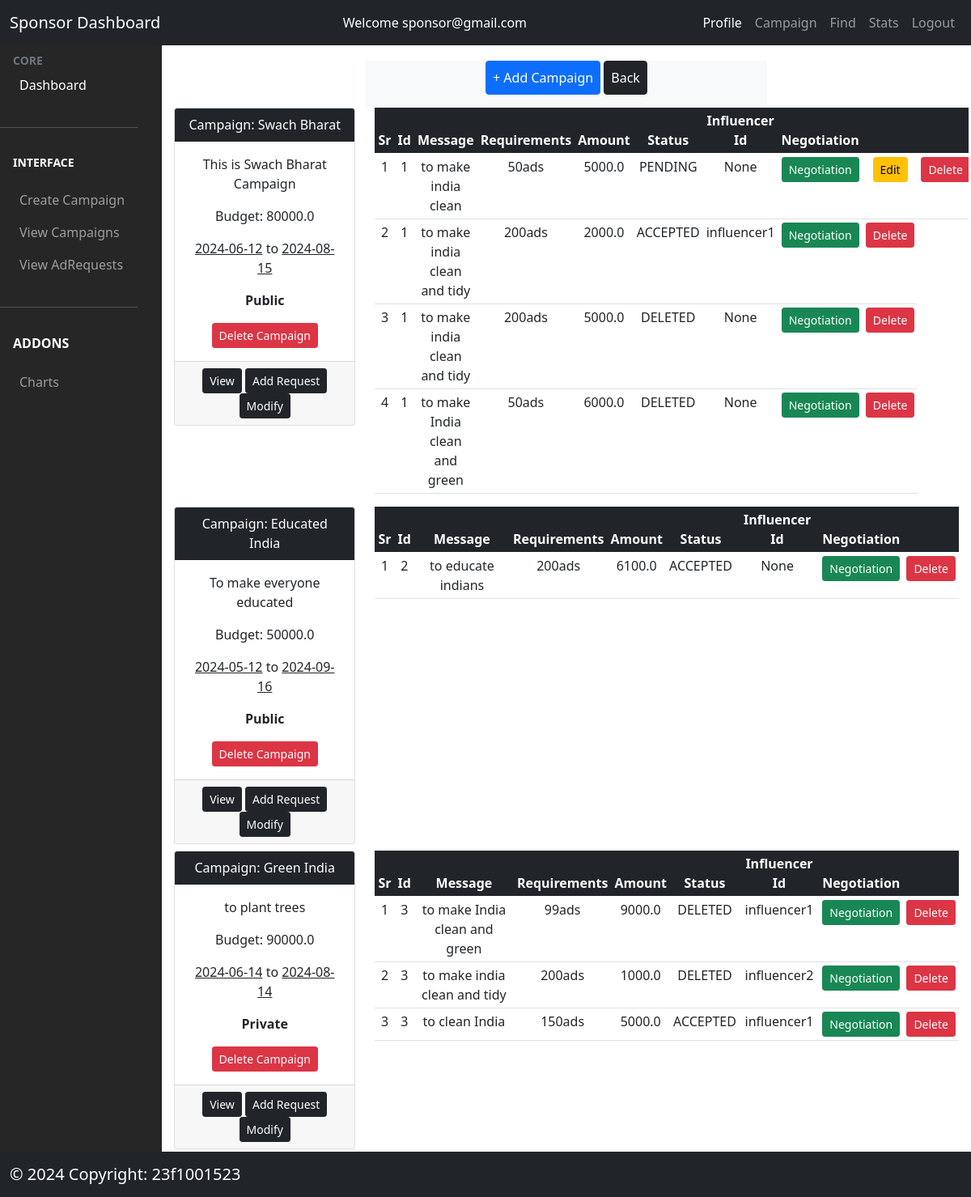
Page /sponsor/campaign/show (signed in) on the committed database.
### models/model.py (models this page shows, shortened)
class Campaign(db.Model):
  __tablename__ = 'campaigns'
  campaign_id = db.Column(db.Integer, autoincrement=True, primary_key=True)
  name = db.Column(db.String(200), nullable=False)
  description = db.Column(db.String(200), nullable=False)
  start_date = db.Column(db.String(200), nullable=False)
  end_date = db.Column(db.String(200), nullable=False)
  budget = db.Column(db.Float, nullable=False)
  visibility = db.Column(db.String(200), nullable=False)
  goals = db.Column(db.String(200), nullable=False)
  status = db.Column(db.String(200), nullable=False)  #active or inactive
  sponsor_id = db.Column(db.String(200),
                         db.ForeignKey("sponsors.sponsor_id"),
                         nullable=False)
  adrequests = db.relationship("AdRequest", backref="campaign", lazy=True)
  create_date = db.Column(db.DateTime, default=datetime.now(timezone.utc))
  expiry = db.Column(db.String(100), nullable=False)  # campaign expiry date

class AdRequest(db.Model):
  __tablename__ = 'adrequests'
  adrequest_id = db.Column(db.Integer, autoincrement=True, primary_key=True)
  message = db.Column(db.String(200), nullable=False)
  requirements = db.Column(db.String(200), nullable=False)
  payment_amount = db.Column(db.Float, nullable=False)
  status = db.Column(db.String(200), nullable=False)
  campaign_id = db.Column(db.String(200),
                          db.ForeignKey("campaigns.campaign_id"),
                          nullable=False)
  influencer_id = db.Column(db.String(200),
                            db.ForeignKey("influencers.influencer_id"))
  create_date = db.Column(db.DateTime, default=datetime.now(timezone.utc))
  negotiations = db.relationship('Negotiation',
                                       backref='adrequest',
                                       lazy=True)

### controllers/sponsor.py (the view)
@app.route('/sponsor/campaign/show')
@login_required_sponsor
def show_campaign():
  user_id = session['user_id']
  campaigns = Campaign.query.filter_by(sponsor_id=user_id).all()
  adrequests = AdRequest.query.all()
  return render_template('/sponsor/campaign.html',
                         campaigns=campaigns,
                         adrequests=adrequests,
                         user_id=user_id)

### controllers/usermanager.py (called while the page is built)
def login_required_sponsor(func):
  @wraps(func)
  def wrapper_sponsor(*args, **kwargs):
    if session.get('loggedin') is None or session['user_type'] != 'sponsor':
      flash('You need to login first')
      return redirect(url_for('login'))
    return func(*args, **kwargs)
  return wrapper_sponsor

### templates/sponsor/campaign.html (shortened to what this page needs)
  {% extends '/sponsor/sponsor_dashboard.html' %}
  {% block content %}
  <div class="container mt-3">
    <div class="row justify-content-center ">
      <div class="col-md-6 bg-light text-center">
            <a type="button" href='/sponsor/campaign' class="btn btn-primary mb-3 p-2">+ Add Campaign</a>
        <a type="button" href='/sponsor/dashboard' class="btn btn-dark mb-3 p-2 text-white">Back</a>
      </div>
    </div>
  <div class="row text-center ">
    {% if campaigns %}
    {% for campaign in campaigns %}
    <div class="col-md-3 mb-2">
      <div class="card">
        <div class="card-header bg-dark text-white">
          Campaign: {{campaign.name}}
        </div>
        <div class="card-body">
          <p>{{ campaign.description }}</p>
          <p>Budget: {{campaign.budget}}</p>
           <p><u>{{ campaign.start_date }}</u> to <u>{{ campaign.end_date }}</u></p>
          <p><b>{{campaign.visibility}}</b></p>
          <a type="button" href='/sponsor/delete/campaign/{{campaign.campaign_id}}' class="btn btn-danger text-white btn-sm">Delete Campaign</a>
        </div>
        <div class="card-footer">
          <a href="/sponsor/campaign/table/{{campaign.campaign_id}}" class="btn btn-dark btn-sm">View</a>
          <a href="/sponsor/adrequest/{{campaign.campaign_id}}" class="btn btn-dark btn-sm">Add Request</a>
          <a href="/sponsor/campaign/modify/{{campaign.campaign_id}}" class="btn btn-dark btn-sm">Modify </a>
        </div>
      </div>
    </div>
    <div class='col-md-9'>
       {% if campaign.adrequests %}
       <table class='table table-responsive table-sm'>
         <thead class='bg-dark text-white'>
           <th>Sr</th>
           <th> Id</th>
           <th>Message</th>
           <th>Requirements</th>
           <th>Amount</th>
           <th>Status</th>
           <th>Influencer Id</th>
           <th>Negotiation</th>
          <th colspan=3></th>
         </thead>
         {% for adrequest in campaign.adrequests %}
         <tr>
           <td>{{loop.index}}</td>
           <td>{{ adrequest.campaign_id  }}</td>
           <td>{{ adrequest.message  }}</td>
           <td>{{ adrequest.requirements   }}</td>
           <td>{{ adrequest.payment_amount  }}</td>
           <td>{{ adrequest.status }}</td>
           <td>{{adrequest.influencer_id}}</td>
           <td><a type="button" href='/sponsor/adrequest/negotiation/{{adrequest.adrequest_id}}' class="btn btn-success text-white btn-sm">Negotiation</a></td>
           {% if adrequest.status=='PENDING' %}
           <td><a type="button" href='/sponsor/adrequest/modify/{{adrequest.adrequest_id}}' class="btn btn-warning btn-sm">Edit</a></td>
           {% endif %}
           <td><a type="button" href='/sponsor/delete/adrequest/{{adrequest.adrequest_id}}' class="btn btn-danger btn-sm">Delete</a></td>
         </tr>
         {% endfor %}
         </table>
         {% else %}
         <h3 class='mt-3'>No Adrequests</h3>
         <a type="button" href='/sponsor/adrequest/{{campaign.campaign_id}}' class="btn btn-dark">Click here to add a request</a>
         {% endif %}
    </div>
     {% endfor %}
     {% endif %}
  {% endblock %}

### rows in the picture
Campaign: name "Swach Bharat", description "This is Swach Bharat Campaign", budget "80000.0", start_date "2024-06-12", end_date "2024-08-15", visibility "Public"
AdRequest: campaign_id "1", message "to make india clean", requirements "50ads", payment_amount "5000.0", status "PENDING", influencer_id "None"
AdRequest: campaign_id "1", message "to make india clean and tidy", requirements "200ads", payment_amount "2000.0", status "ACCEPTED", influencer_id "influencer1"
AdRequest: campaign_id "1", message "to make india clean and tidy", requirements "200ads", payment_amount "5000.0", status "DELETED", influencer_id "None"
AdRequest: campaign_id "1", message "to make India clean and green", requirements "50ads", payment_amount "6000.0", status "DELETED", influencer_id "None"
Campaign: name "Educated India", description "To make everyone educated", budget "50000.0", start_date "2024-05-12", end_date "2024-09-16", visibility "Public"
AdRequest: campaign_id "2", message "to educate indians", requirements "200ads", payment_amount "6100.0", status "ACCEPTED", influencer_id "None"
Campaign: name "Green India", description "to plant trees", budget "90000.0", start_date "2024-06-14", end_date "2024-08-14", visibility "Private"
AdRequest: campaign_id "3", message "to make India clean and green", requirements "99ads", payment_amount "9000.0", status "DELETED", influencer_id "influencer1"
AdRequest: campaign_id "3", message "to make india clean and tidy", requirements "200ads", payment_amount "1000.0", status "DELETED", influencer_id "influencer2"
AdRequest: campaign_id "3", message "to clean India", requirements "150ads", payment_amount "5000.0", status "ACCEPTED", influencer_id "influencer1"

### other values in the picture
{{ session['user_id'] }} "sponsor@gmail.com"
